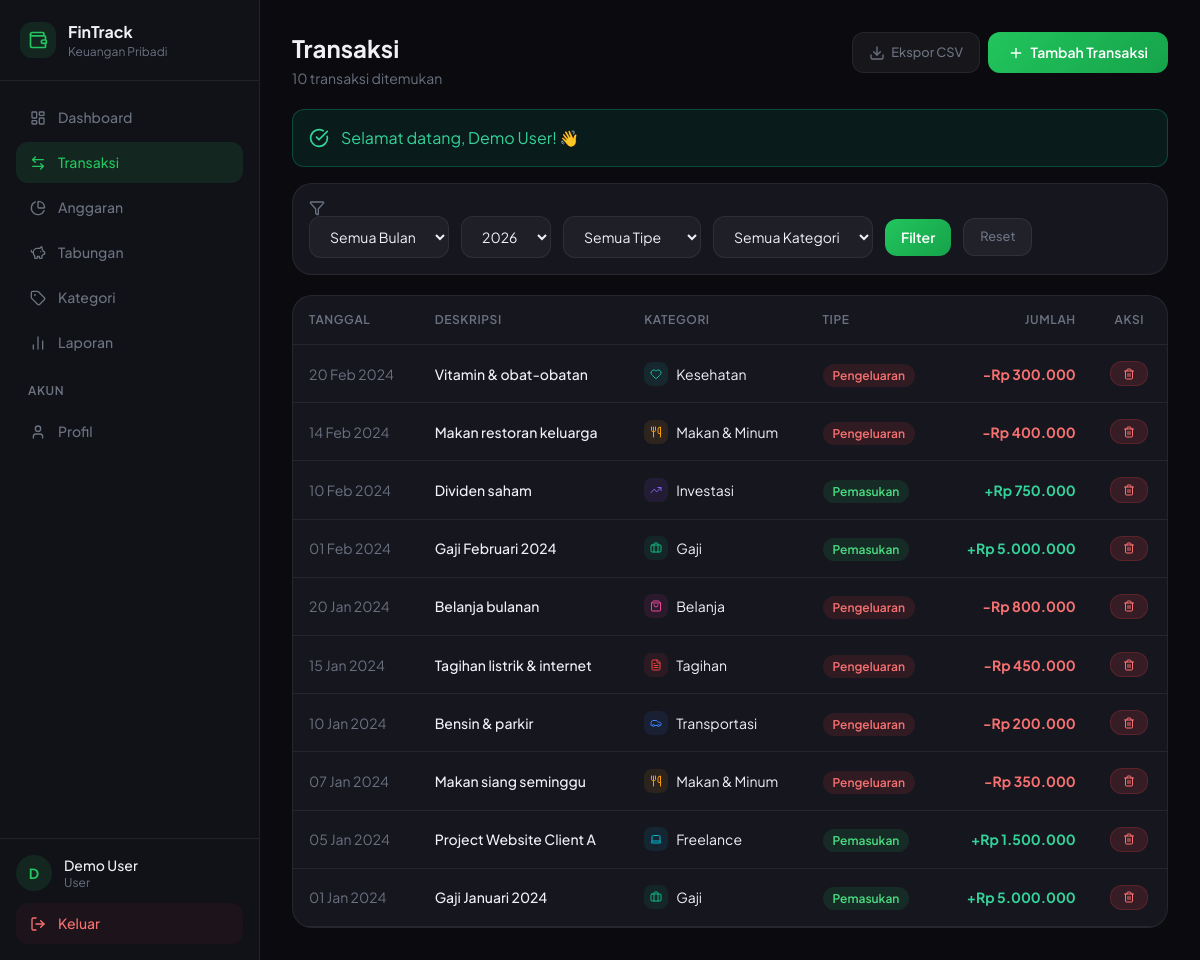
/transactions.php (signed in), run on the app's committed database.
### tables this page shows
CREATE TABLE IF NOT EXISTS transactions (
    id              INT UNSIGNED AUTO_INCREMENT PRIMARY KEY,
    user_id         INT UNSIGNED        NOT NULL,
    category_id     INT UNSIGNED        NOT NULL,
    type            ENUM('income','expense') NOT NULL,
    amount          DECIMAL(15,2)       NOT NULL,
    description     VARCHAR(255)        NOT NULL,
    note            TEXT                DEFAULT NULL,
    transaction_date DATE               NOT NULL,
    receipt_file    VARCHAR(255)        DEFAULT NULL,
    created_at      TIMESTAMP           DEFAULT CURRENT_TIMESTAMP,
    updated_at      TIMESTAMP           DEFAULT CURRENT_TIMESTAMP ON UPDATE CURRENT_TIMESTAMP,
    FOREIGN KEY (user_id)     REFERENCES users(id)       ON DELETE CASCADE,
    FOREIGN KEY (category_id) REFERENCES categories(id)  ON DELETE RESTRICT,
    INDEX idx_user_date   (user_id, transaction_date),
    INDEX idx_user_type   (user_id, type),
    INDEX idx_date        (transaction_date)
);

CREATE TABLE IF NOT EXISTS categories (
    id          INT UNSIGNED AUTO_INCREMENT PRIMARY KEY,
    user_id     INT UNSIGNED        NOT NULL,
    name        VARCHAR(100)        NOT NULL,
    type        ENUM('income','expense') NOT NULL,
    icon        VARCHAR(50)         DEFAULT 'tag',
    color       VARCHAR(7)          DEFAULT '#6366f1',
    created_at  TIMESTAMP           DEFAULT CURRENT_TIMESTAMP,
    FOREIGN KEY (user_id) REFERENCES users(id) ON DELETE CASCADE,
    INDEX idx_user_type (user_id, type)
);

### config/Database.php (called while the page is built, shortened)
<?php
class Database
{
    private static ?Database $instance = null;
    private \PDO $pdo;
    private function __construct()
    {
        $dsn = sprintf(
            'mysql:host=%s;port=%s;dbname=%s;charset=%s',
            DB_HOST, DB_PORT, DB_NAME, DB_CHARSET
        );
        $options = [
            \PDO::ATTR_ERRMODE            => \PDO::ERRMODE_EXCEPTION,
            \PDO::ATTR_DEFAULT_FETCH_MODE => \PDO::FETCH_ASSOC,
            \PDO::ATTR_EMULATE_PREPARES   => false,
            \PDO::MYSQL_ATTR_INIT_COMMAND => "SET NAMES utf8mb4 COLLATE utf8mb4_unicode_ci",
        ];
        $this->pdo = new \PDO($dsn, DB_USER, DB_PASS, $options);
    }
    public static function getInstance(): Database
    {
        if (self::$instance === null) {
            self::$instance = new self();
        }
        return self::$instance;
    }
    public function getConnection(): \PDO
    {
        return $this->pdo;
    }
}

### auth/AuthService.php (called while the page is built, shortened)
<?php
class AuthService implements AuthInterface
{
    public function getCurrentUserId()
    {
        return isset($_SESSION['user_id']) ? (int)$_SESSION['user_id'] : null;
    }
}

### finance/Transaction.php (called while the page is built, shortened)
<?php
class Transaction extends BaseModel implements Exportable
{
    public function getByUser(int $userId, array $filters = []): array
    {
        $params     = [$userId];
        $conditions = ['t.user_id = ?'];
        $whereClause = implode(' AND ', $conditions);
        $sql = "SELECT
                    t.*,
                    c.name  AS category_name,
                    c.icon  AS category_icon,
                    c.color AS category_color
                FROM transactions t
                INNER JOIN categories c ON t.category_id = c.id
                WHERE {$whereClause}
                ORDER BY t.transaction_date DESC, t.id DESC";
        $stmt = $this->db->prepare($sql);
        $stmt->execute($params);
        return $stmt->fetchAll();
    }
}

### finance/BaseModel.php (called while the page is built, shortened)
<?php
abstract class BaseModel implements Auditable
{
    public function __construct()
    {
        $this->db = Database::getInstance()->getConnection();
    }
}

### transactions.php (the view, shortened to what this page needs)
<?php
require_once __DIR__ . '/bootstrap.php';
$auth = new AuthService();
$auth->requireLogin();
$userId = $auth->getCurrentUserId();
$txModel     = new Transaction();
$filters = [
    'month'       => $_GET['month']       ?? '',
    'year'        => $_GET['year']        ?? date('Y'),
    'type'        => $_GET['type']        ?? '',
    'category_id' => $_GET['category_id'] ?? '',
];
$transactions = $txModel->getByUser($userId, $filters);
require_once __DIR__ . '/assets/partials/header.php';
?>
<div class="flex flex-wrap items-start justify-between gap-3 mb-5">
    <div>
        <h1 class="text-2xl font-bold">Transaksi</h1>
        <p style="color: var(--text-muted); font-size: 0.875rem; margin-top: 0.25rem;">
            <?= count($transactions) ?> transaksi ditemukan
        </p>
    </div>
    <div class="flex gap-2">
        <button onclick="openModal('exportModal')" class="btn-ghost">
            <i data-lucide="download" class="w-4 h-4"></i> Ekspor CSV
        </button>
        <button onclick="openModal('txModal')" class="btn-primary">
            <i data-lucide="plus" class="w-4 h-4"></i> Tambah Transaksi
        </button>
    </div>
</div>
<?= flashMessage('success') ?>
<div class="card p-4 mb-5">
    <i data-lucide="filter" class="w-4 h-4" style="color: var(--text-muted);"></i>
    <form method="GET" class="flex items-center gap-3 flex-wrap flex-1">
        <select name="month" class="input-dark" style="width: auto;">
            <option value="">Semua Bulan</option>
        </select>
        <select name="year" class="input-dark" style="width: auto;">
            <?php for ($y = date('Y') - 2; $y <= date('Y'); $y++): ?>
                <option value="<?= $y ?>" <?= (string)$y === $filters['year'] ? 'selected' : '' ?>><?= $y ?></option>
            <?php endfor; ?>
        </select>
        <select name="type" class="input-dark" style="width: auto;">
            <option value="">Semua Tipe</option>
        </select>
        <select name="category_id" class="input-dark" style="width: auto;">
            <option value="">Semua Kategori</option>
        </select>
        <button type="submit" class="btn-primary" style="padding: 0.5rem 1rem;">Filter</button>
        <a href="transactions.php" class="btn-ghost">Reset</a>
    </form>
</div>
<div class="card overflow-hidden"><div class="table-wrap">
    <?php if (!empty($transactions)): ?>
    <div>
        <table class="w-full">
            <thead>
                <tr style="border-bottom: 1px solid var(--border);">
                    <th class="text-left p-4 text-xs font-semibold uppercase tracking-wider" style="color: var(--text-muted);">Tanggal</th>
                    <th class="text-left p-4 text-xs font-semibold uppercase tracking-wider" style="color: var(--text-muted);">Deskripsi</th>
                    <th class="text-left p-4 text-xs font-semibold uppercase tracking-wider" style="color: var(--text-muted);">Kategori</th>
                    <th class="text-left p-4 text-xs font-semibold uppercase tracking-wider" style="color: var(--text-muted);">Tipe</th>
                    <th class="text-right p-4 text-xs font-semibold uppercase tracking-wider" style="color: var(--text-muted);">Jumlah</th>
                    <th class="text-center p-4 text-xs font-semibold uppercase tracking-wider" style="color: var(--text-muted);">Aksi</th>
                </tr>
            </thead>
            <tbody>
                <?php foreach ($transactions as $tx): ?>
                <tr style="border-bottom: 1px solid var(--border);" class="hover:bg-white/[0.02] transition-colors">
                    <td class="p-4 text-sm" style="color: var(--text-muted);">
                        <?= formatTanggal($tx['transaction_date']) ?>
                    </td>
                    <td class="p-4">
                        <p class="text-sm font-medium"><?= e($tx['description']) ?></p>
                    </td>
                    <td class="p-4">
                        <div class="flex items-center gap-2">
                            <span class="w-6 h-6 rounded-lg flex items-center justify-center"
                                  style="background: <?= e($tx['category_color']) ?>1a;">
                                <i data-lucide="<?= e($tx['category_icon']) ?>" class="w-3 h-3"
                                   style="color: <?= e($tx['category_color']) ?>;"></i>
                            </span>
                            <span class="text-sm"><?= e($tx['category_name']) ?></span>
                        </div>
                    </td>
                    <td class="p-4">
                        <span class="px-2.5 py-1 rounded-full text-xs font-semibold
                                     <?= $tx['type'] === 'income' ? 'badge-income' : 'badge-expense' ?>">
                            <?= $tx['type'] === 'income' ? 'Pemasukan' : 'Pengeluaran' ?>
                        </span>
                    </td>
                    <td class="p-4 text-right font-bold text-sm <?= $tx['type'] === 'income' ? 'text-emerald-400' : 'text-red-400' ?>">
                        <?= $tx['type'] === 'income' ? '+' : '-' ?><?= formatRupiah($tx['amount']) ?>
                    </td>
                    <td class="p-4 text-center">
                        <form method="POST" onsubmit="return confirm('Hapus transaksi ini?')">
                            <button type="submit" class="btn-danger" style="padding: 0.35rem 0.75rem;">
                                <i data-lucide="trash-2" class="w-3 h-3"></i>
                            </button>
                        </form>
                    </td>
                </tr>
                <?php endforeach; ?>
            </tbody>
        </table>
    </div>
    <?php endif; ?>
</div>
<?php
require_once __DIR__ . '/assets/partials/footer.php';
?>

### data on the page
transactions: transaction_date "20 Feb 2024", description "Vitamin & obat-obatan", category.name "Kesehatan", type "Pengeluaran", amount "Rp 300.000"
transactions: transaction_date "14 Feb 2024", description "Makan restoran keluarga", category.name "Makan & Minum", type "Pengeluaran", amount "Rp 400.000"
transactions: transaction_date "10 Feb 2024", description "Dividen saham", category.name "Investasi", type "Pemasukan", amount "Rp 750.000"
transactions: transaction_date "01 Feb 2024", description "Gaji Februari 2024", category.name "Gaji", type "Pemasukan", amount "Rp 5.000.000"
transactions: transaction_date "20 Jan 2024", description "Belanja bulanan", category.name "Belanja", type "Pengeluaran", amount "Rp 800.000"
transactions: transaction_date "15 Jan 2024", description "Tagihan listrik & internet", category.name "Tagihan", type "Pengeluaran", amount "Rp 450.000"
transactions: transaction_date "10 Jan 2024", description "Bensin & parkir", category.name "Transportasi", type "Pengeluaran", amount "Rp 200.000"
transactions: transaction_date "07 Jan 2024", description "Makan siang seminggu", category.name "Makan & Minum", type "Pengeluaran", amount "Rp 350.000"
transactions: transaction_date "05 Jan 2024", description "Project Website Client A", category.name "Freelance", type "Pemasukan", amount "Rp 1.500.000"
transactions: transaction_date "01 Jan 2024", description "Gaji Januari 2024", category.name "Gaji", type "Pemasukan", amount "Rp 5.000.000"

### other printed values
substr($_SESSION['user_name'] ?? 'U', 0, 1) "D"
$_SESSION['user_name'] "Demo User"
$_SESSION['user_role'] "User"
count($transactions) "10"
$msg "Selamat datang, Demo User! 👋"
form field year "2026"
